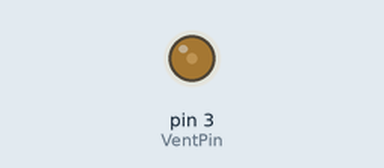
The sketch below on a simulated Arduino Uno, built with avr-gcc and run on an emulated ATmega328P. On the bench: output pins drawn as LEDs (lit = HIGH).

Above: at 0.05 s.
At 7.45 s:
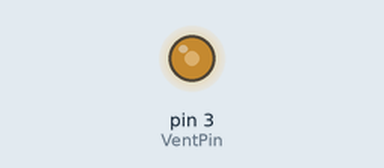
At 14.95 s:
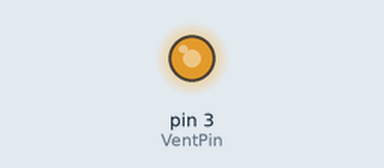
Timing chart, 0 to 19.5 s (numbered marks = the images above):
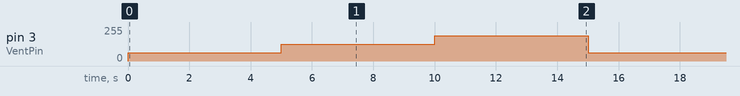

Measured:
- by itself, pin 3 (VentPin): repeats every 15.0 s: 126/255 5.0 s, 190/255 5.0 s, 61/255 5.0 s

The sketch:

PwmFanControl.ino
```cpp
// This code below is from https://forum.arduino.cc/index.php?topic=415167.0 and I have no idea how it worked.

word VentPin = 3;

void setup() {
  pinMode(VentPin, OUTPUT);
  pwm25kHzBegin();
}

void loop() {
  pwmDuty(19); // 25% (range = 0-79 = 1.25-100%)
  delay(5000);
  pwmDuty(39); // 50% (range = 0-79 = 1.25-100%)
  delay (5000);
  pwmDuty(59); // 75% (range = 0-79 = 1.25-100%)
  delay (5000);
}

void pwm25kHzBegin() {
  TCCR2A = 0;                               // TC2 Control Register A
  TCCR2B = 0;                               // TC2 Control Register B
  TIMSK2 = 0;                               // TC2 Interrupt Mask Register
  TIFR2 = 0;                                // TC2 Interrupt Flag Register
  TCCR2A |= (1 << COM2B1) | (1 << WGM21) | (1 << WGM20);  // OC2B cleared/set on match when up/down counting, fast PWM
  TCCR2B |= (1 << WGM22) | (1 << CS21);     // prescaler 8
  OCR2A = 79;                               // TOP overflow value (Hz)
  OCR2B = 0;
}

void pwmDuty(byte ocrb) {
  OCR2B = ocrb;                             // PWM Width (duty)
}
```
